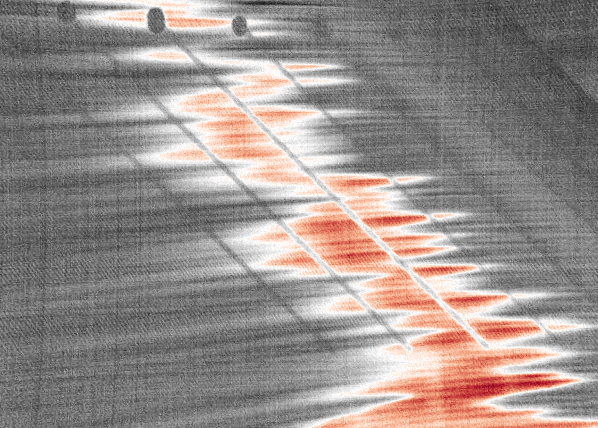
#> input picture Refined/Images_after_Re_subtraction/HighminusLowPA3/03.png, 598 x 428 px; its folder holds only this picture in this run
$ python 'Thresholding test.py'
#> lines starting #> are read from the running program, lines starting #| are printed output that depends on the picture; after the words box and inside, x2 and y2 are one past the last pixel; in counts of white or black regions, pixels touching at a corner belong together
# -*- coding: utf-8 -*-
"""
Created on Fri Apr 17 14:01:28 2020
@author: Robin
"""

import cv2
import numpy as np
from matplotlib import pyplot as plt
import glob


def ThresholdOnPicture(filename,i):
#> called with i = '03'
    img = cv2.imread(filename,0)
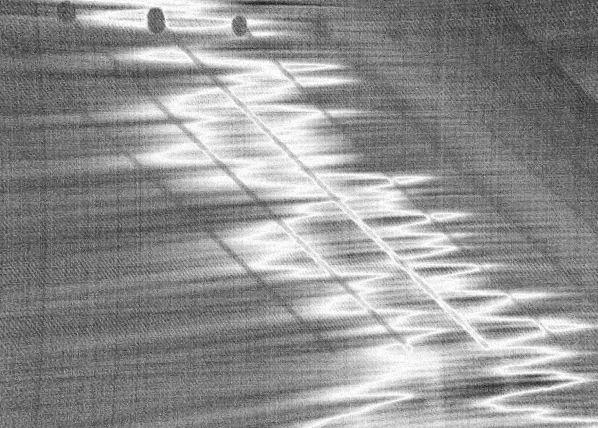
#> img: shape (428, 598); min 26, max 254, mean 145.3
    #img = cv2.medianBlur(img,5)

    ret,th1 = cv2.threshold(img,120,255,cv2.THRESH_BINARY_INV)
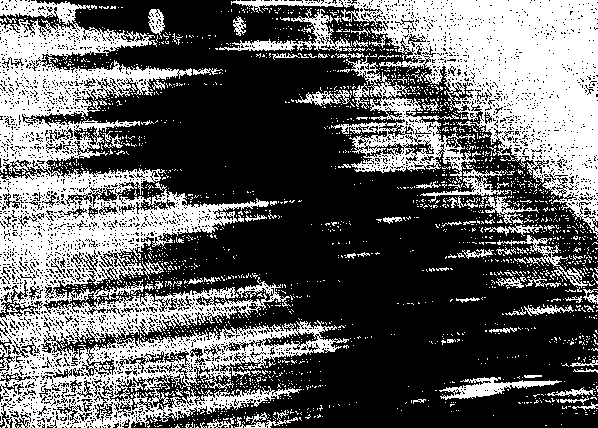
#> th1: shape (428, 598); 38.2% white; 2041 white regions (1951 under 20 px), largest, box (x1, y1, x2, y2) and area: (0, 0, 349, 428) 50883, (231, 0, 598, 239) 27183, (331, 55, 476, 180) 4741
    #th2 = cv2.adaptiveThreshold(img,255,cv2.ADAPTIVE_THRESH_MEAN_C,\
                #cv2.THRESH_BINARY,11,4)

    #This is the line of code you'll be using
    #th3 = cv2.adaptiveThreshold(img,255,cv2.ADAPTIVE_THRESH_GAUSSIAN_C,\
                #cv2.THRESH_BINARY,11,1)


    '''
    titles = ['Original Image', 'Global Thresholding (v = 127)',
                'Adaptive Mean Thresholding', 'Adaptive Gaussian Thresholding']
    images = [img, th1, th2, th3]

    for i in range(4):
        plt.subplot(2,2,i+1),plt.imshow(images[i],'gray')
        plt.title(titles[i])
        plt.xticks([]),plt.yticks([])
    '''


    plt.imshow(th1,'gray')
    plt.xticks([]),plt.yticks([])
    plt.gca().xaxis.set_major_locator(plt.NullLocator())
    plt.gca().yaxis.set_major_locator(plt.NullLocator())


    img_file = 'Images_after_Re_subtraction\\Threshold' + PA + '\\ThresholdCorrection' + str(i)
    plt.imsave(img_file + '.png',th1, cmap = 'gray')

    #print(img.shape)
    #print(type(images[3]))


#change PA1 to PA2 or PA3 for their respective results
PA = 'PA3'
Images = 'HighminusLow' + PA

for file in glob.glob('Images_after_Re_subtraction\\' + Images + '\\*'):
    i = file[-6:-4]
    ThresholdOnPicture(file,i)

$ run again, on Refined/Images_after_Re_subtraction/HighminusLowPA3/14.png
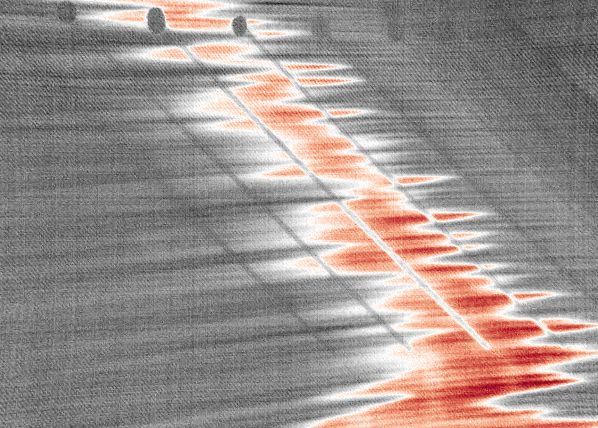
#> input picture Refined/Images_after_Re_subtraction/HighminusLowPA3/14.png, 598 x 428 px
#> in ThresholdOnPicture, `img = cv2.imread(filename,0)`:
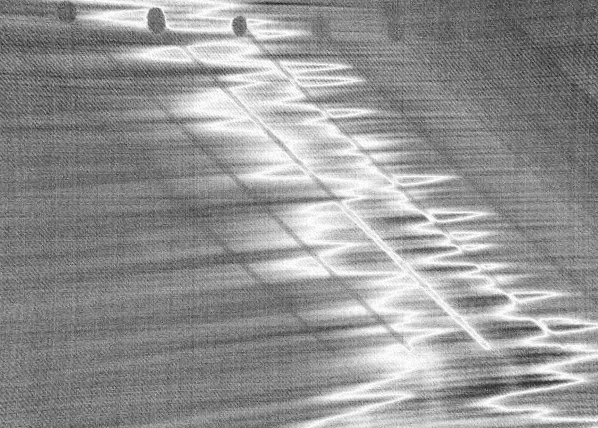
#> img: shape (428, 598); min 26, max 254, mean 148.2
#> in ThresholdOnPicture, `ret,th1 = cv2.threshold(img,120,255,cv2.THRESH_BINARY_INV)`:
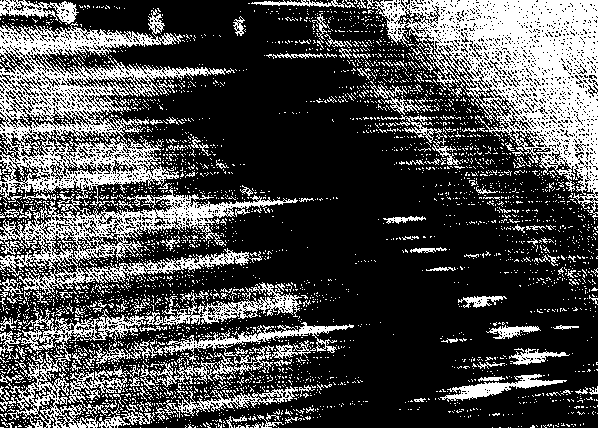
#> th1: shape (428, 598); 29.1% white in thin lines or dots

$ run again, on Refined/Images_after_Re_subtraction/HighminusLowPA3/19.png
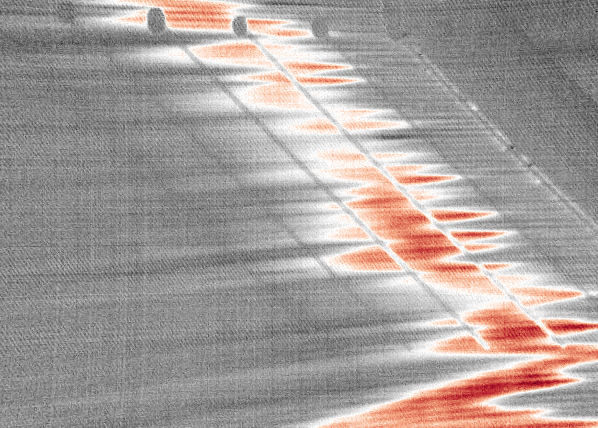
#> input picture Refined/Images_after_Re_subtraction/HighminusLowPA3/19.png, 598 x 428 px
#> in ThresholdOnPicture, `img = cv2.imread(filename,0)`:
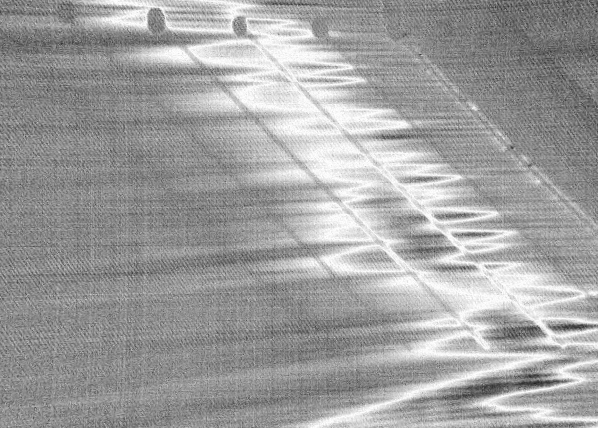
#> img: shape (428, 598); min 26, max 254, mean 159.6
#> in ThresholdOnPicture, `ret,th1 = cv2.threshold(img,120,255,cv2.THRESH_BINARY_INV)`:
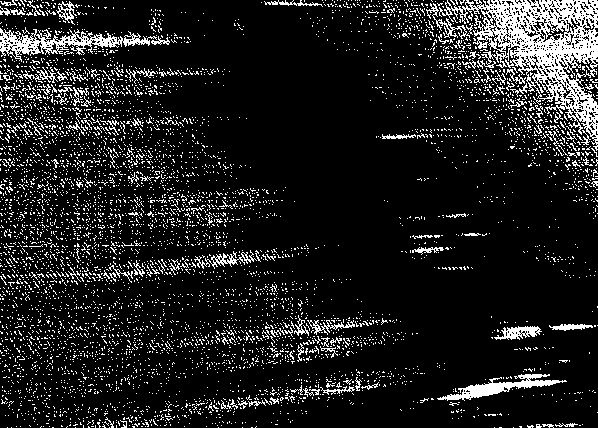
#> th1: shape (428, 598); 11.9% white in thin lines or dots
